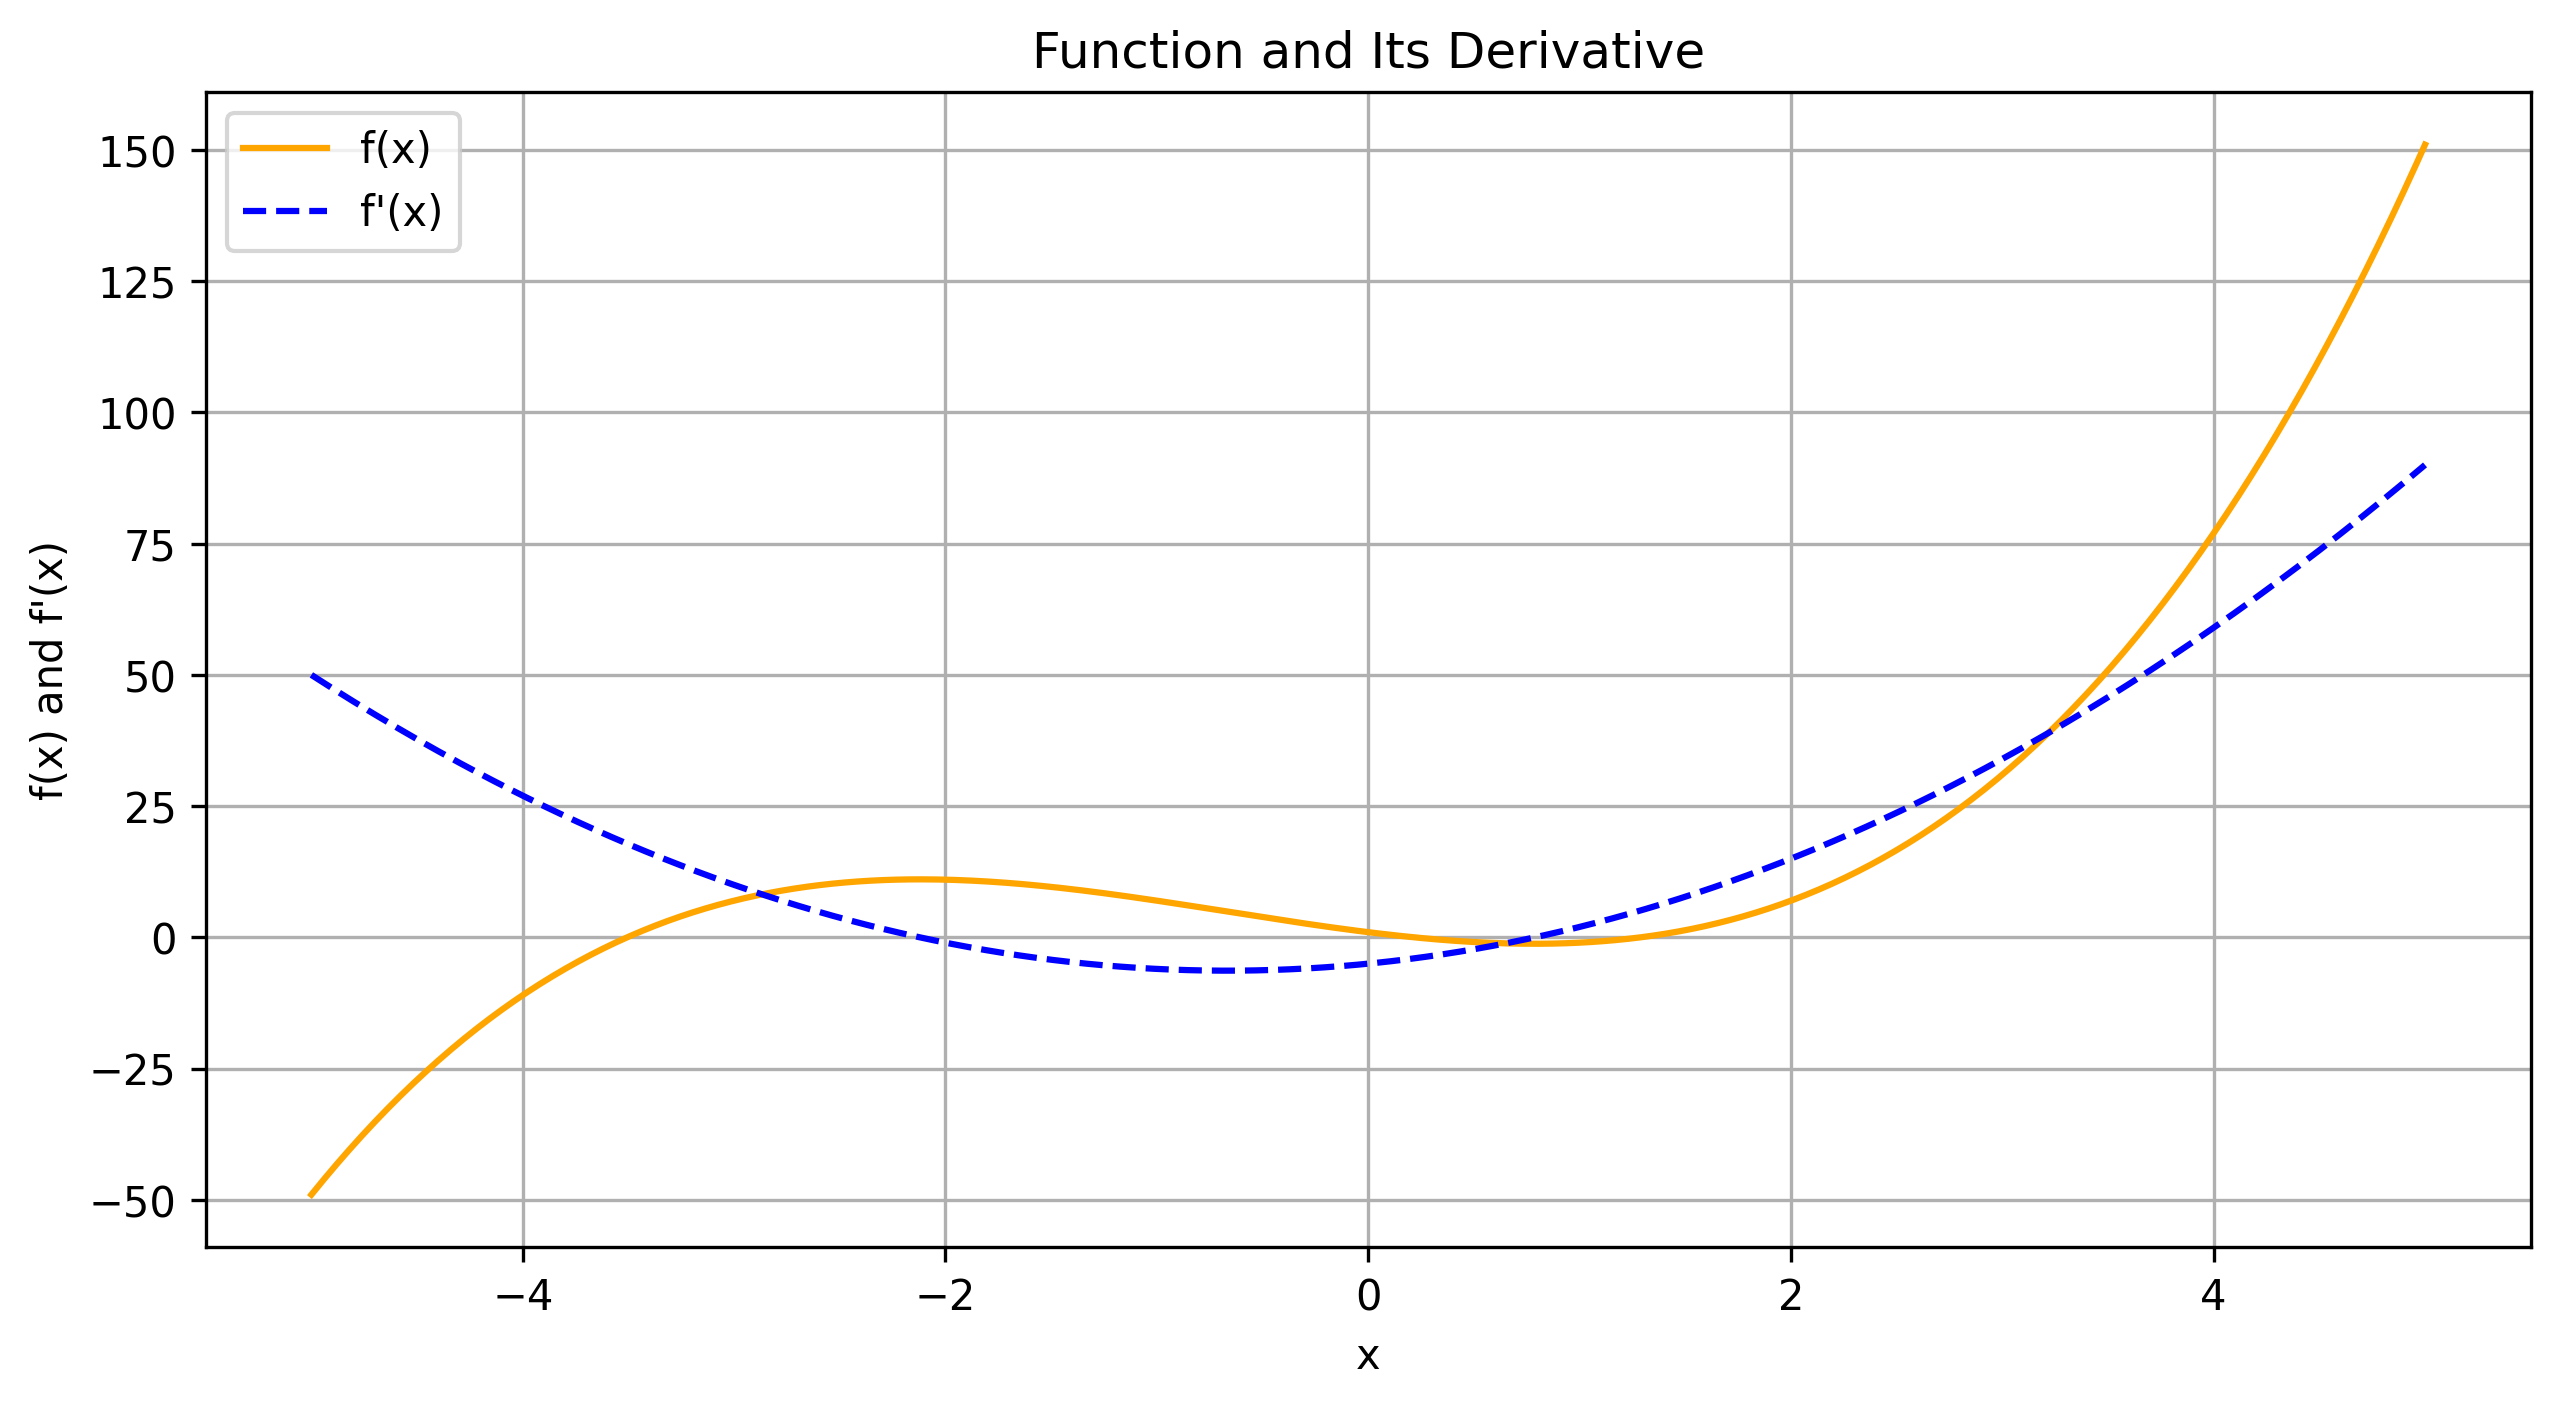

Source code (Python):
'''
========================================================================
        ╦ ╦┌─┐┌─┐┌─┐┌─┐┌┬┐  ╔╦╗┌─┐┌─┐┌┬┐┬ ┬  ╔╗ ┌─┐┬  ┌─┐┬ ┬┌─┐
        ╠═╣│ │└─┐└─┐├─┤│││  ║║║├─┤│ ┬ ││└┬┘  ╠╩╗├─┤│  ├─┤├─┤├─┤
        ╩ ╩└─┘└─┘└─┘┴ ┴┴ ┴  ╩ ╩┴ ┴└─┘─┴┘ ┴   ╚═╝┴ ┴┴─┘┴ ┴┴ ┴┴ ┴
========================================================================
# Author: Hossam Magdy Balaha
# Permissions and Citation: Refer to the README file.
'''

# This script computes the symbolic derivative of a polynomial and plots both the
# original function and its derivative for visual comparison and learning purposes.

# Import necessary libraries.
import numpy as np  # Library for numerical operations.
import matplotlib.pyplot as plt  # Library for creating plots.
from sympy import symbols, diff, lambdify  # Library for symbolic mathematics.

# Define the variable and the function f(x) = x^3 + 2x^2 - 5x + 1.
x = symbols("x")  # Create a symbolic variable 'x'.
f = x ** 3 + 2 * x ** 2 - 5 * x + 1  # Define the polynomial function f(x).

# Compute the derivative of the function f(x) using symbolic differentiation for exact results.
fPrime = diff(f, x)  # Use the diff() function to compute the derivative f'(x).
print("Function:", f)  # Print the symbolic function f(x).
print("Derivative:", fPrime)  # Print the symbolic derivative of f(x).

# Generate x values for plotting over the range [-5, 5] with 500 points for a smooth curve.
xVals = np.linspace(-5, 5, 500)  # Create an array of 500 evenly spaced values between -5 and 5.

# Convert the symbolic function f(x) into a numerical function for vectorized evaluation with NumPy.
fFunc = lambdify(x, f, "numpy")  # Convert the symbolic f(x) to a numerical function.
fVals = fFunc(xVals)  # Evaluate f(x) at each point in xVals.

# Convert the symbolic derivative f'(x) into a numerical function for plotting and analysis.
fPrimeFunc = lambdify(x, fPrime, "numpy")  # Convert the symbolic f'(x) to a numerical function.
fPrimeVals = fPrimeFunc(xVals)  # Evaluate f'(x) at each point in xVals.

# Plot the original function f(x) and its derivative f'(x) on the same axes to compare behavior and critical points.
plt.figure(figsize=(10, 5))  # Create a new figure with a specified size.
plt.plot(xVals, fVals, label="f(x)", color="orange")  # Plot f(x) with a label and orange color.
plt.plot(xVals, fPrimeVals, label="f'(x)", color="blue", linestyle="--")  # Plot f'(x) with a dashed blue line.
plt.title("Function and Its Derivative")  # Add a title to the plot.
plt.xlabel("x")  # Label the x-axis.
plt.ylabel("f(x) and f'(x)")  # Label the y-axis.
plt.grid()  # Add a grid to the plot for better readability.
plt.legend()  # Add a legend to identify the curves.
# Save the plot as a PNG file with high resolution.
plt.savefig("Lecture_01_Lab_Exercise_1_Differentiation.png", dpi=300, bbox_inches="tight")
plt.show()  # Display the plot.
